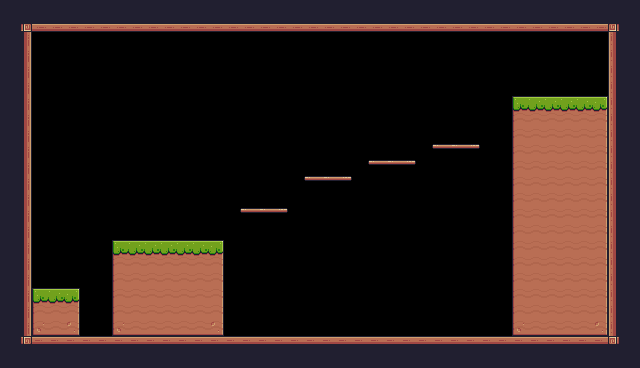

The image is a tile-based game level rendered from a .tmx file. Its description and complete source (layers, tilesets, objects, tile grids) follow:
An orthogonal 40x23 tile map with 16x16 px tiles, 1 tile layer (Background) and 17 objects (5x Fruit, 4x Platform, Player).

<map version="1.10" tiledversion="1.11.2" orientation="orthogonal" renderorder="right-down" width="40" height="23" tilewidth="16" tileheight="16" infinite="0" nextlayerid="4" nextobjectid="24">
 <tileset firstgid="1" source="Pixel Adventure.tsx" />
 <layer id="1" name="Background" width="40" height="23">
  <data encoding="csv">
112,112,112,112,112,112,112,112,112,112,112,112,112,112,112,112,112,112,112,112,112,112,112,112,112,112,112,112,112,112,112,112,112,112,112,112,112,112,112,112,
112,3221225587,134,134,134,134,134,134,134,134,134,134,134,134,134,134,134,134,134,134,134,134,134,134,134,134,134,134,134,134,134,134,134,134,134,134,134,134,1073741939,112,
112,113,0,0,0,0,0,0,0,0,0,0,0,0,0,0,0,0,0,0,0,0,0,0,0,0,0,0,0,0,0,0,0,0,0,0,0,0,111,112,
112,113,0,0,0,0,0,0,0,0,0,0,0,0,0,0,0,0,0,0,0,0,0,0,0,0,0,0,0,0,0,0,0,0,0,0,0,0,111,112,
112,113,0,0,0,0,0,0,0,0,0,0,0,0,0,0,0,0,0,0,0,0,0,0,0,0,0,0,0,0,0,0,0,0,0,0,0,0,111,112,
112,113,0,0,0,0,0,0,0,0,0,0,0,0,0,0,0,0,0,0,0,0,0,0,0,0,0,0,0,0,0,0,0,0,0,0,0,0,111,112,
112,113,0,0,0,0,0,0,0,0,0,0,0,0,0,0,0,0,0,0,0,0,0,0,0,0,0,0,0,0,0,0,7,8,8,8,8,9,111,112,
112,113,0,0,0,0,0,0,0,0,0,0,0,0,0,0,0,0,0,0,0,0,0,0,0,0,0,0,0,0,0,0,29,30,30,30,30,31,111,112,
112,113,0,0,0,0,0,0,0,0,0,0,0,0,0,0,0,0,0,0,0,0,0,0,0,0,0,0,0,0,0,0,29,30,30,30,30,31,111,112,
112,113,0,0,0,0,0,0,0,0,0,0,0,0,0,0,0,0,0,0,0,0,0,0,0,0,0,40,41,42,0,0,29,30,30,30,30,31,111,112,
112,113,0,0,0,0,0,0,0,0,0,0,0,0,0,0,0,0,0,0,0,0,0,40,41,42,0,0,0,0,0,0,29,30,30,30,30,31,111,112,
112,113,0,0,0,0,0,0,0,0,0,0,0,0,0,0,0,0,0,40,41,42,0,0,0,0,0,0,0,0,0,0,29,30,30,30,30,31,111,112,
112,113,0,0,0,0,0,0,0,0,0,0,0,0,0,0,0,0,0,0,0,0,0,0,0,0,0,0,0,0,0,0,29,30,30,30,30,31,111,112,
112,113,0,0,0,0,0,0,0,0,0,0,0,0,0,40,41,42,0,0,0,0,0,0,0,0,0,0,0,0,0,0,29,30,30,30,30,31,111,112,
112,113,0,0,0,0,0,0,0,0,0,0,0,0,0,0,0,0,0,0,0,0,0,0,0,0,0,0,0,0,0,0,29,30,30,30,30,31,111,112,
112,113,0,0,0,0,0,7,8,8,8,8,8,9,0,0,0,0,0,0,0,0,0,0,0,0,0,0,0,0,0,0,29,30,30,30,30,31,111,112,
112,113,0,0,0,0,0,29,30,30,30,30,30,31,0,0,0,0,0,0,0,0,0,0,0,0,0,0,0,0,0,0,29,30,30,30,30,31,111,112,
112,113,0,0,0,0,0,29,30,30,30,30,30,31,0,0,0,0,0,0,0,0,0,0,0,0,0,0,0,0,0,0,29,30,30,30,30,31,111,112,
112,113,7,8,9,0,0,29,30,30,30,30,30,31,0,0,0,0,0,0,0,0,0,0,0,0,0,0,0,0,0,0,29,30,30,30,30,31,111,112,
112,113,29,30,31,0,0,29,30,30,30,30,30,31,0,0,0,0,0,0,0,0,0,0,0,0,0,0,0,0,0,0,29,30,30,30,30,31,111,112,
112,113,51,52,53,0,0,51,52,52,52,52,52,53,0,0,0,0,0,0,0,0,0,0,0,0,0,0,0,0,0,0,51,52,52,52,52,53,111,112,
112,2147483763,90,90,90,90,90,90,90,90,90,90,90,90,90,90,90,90,90,90,90,90,90,90,90,90,90,90,90,90,90,90,90,90,90,90,90,90,115,112,
112,112,112,112,112,112,112,112,112,112,112,112,112,112,112,112,112,112,112,112,112,112,112,112,112,112,112,112,112,112,112,112,112,112,112,112,112,112,112,112
</data>
 </layer>
 <objectgroup id="2" name="Spawnpoints">
  <object id="1" name="Player" type="Player" x="48" y="256" width="32" height="32" />
  <object id="19" name="Bananas" type="Fruit" x="128" y="208" width="32" height="32" />
  <object id="20" name="Apple" type="Fruit" x="256" y="176" width="32" height="32" />
  <object id="21" name="Kiwi" type="Fruit" x="384" y="128" width="32" height="32" />
  <object id="22" name="Cherries" type="Fruit" x="320" y="144" width="32" height="32" />
  <object id="23" name="Orange" type="Fruit" x="448" y="112" width="32" height="32" />
 </objectgroup>
 <objectgroup id="3" name="Collisions">
  <object id="2" x="32" y="16" width="592" height="16" />
  <object id="5" x="16" y="16" width="16" height="336" />
  <object id="6" x="32" y="336" width="592" height="16" />
  <object id="7" x="608" y="32" width="16" height="304" />
  <object id="11" type="Platform" x="304" y="176" width="48" height="16" />
  <object id="13" type="Platform" x="368" y="160" width="48" height="16" />
  <object id="14" type="Platform" x="432" y="144" width="48" height="16" />
  <object id="15" x="32" y="288" width="48" height="48" />
  <object id="16" x="112" y="240" width="112" height="96" />
  <object id="17" x="512" y="96" width="96" height="240" />
  <object id="18" type="Platform" x="240" y="208" width="48" height="16" />
 </objectgroup>
</map>
